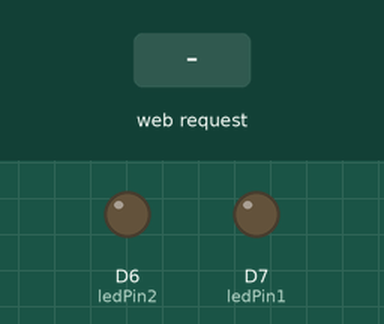
Recording of a sketch running on a simulated ESP8266 (NodeMCU). Parts: output pins drawn as LEDs (lit = HIGH). The inputs (shaded band) are chosen by the test bench. WiFi joins after 1.5 s; servers stay silent unless stated; what the sketch prints to the serial monitor is not drawn.

Above: at 3.2 s.
3.3 s: HTTP request GET /power-saver1 received
At 4.0 s:
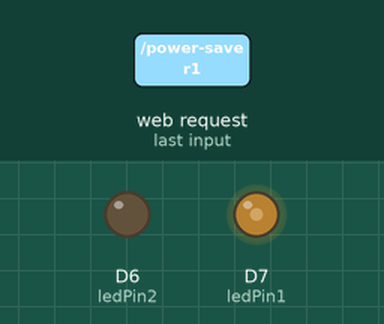
4.8 s: HTTP request GET /toggle-led2 received
At 5.1 s:
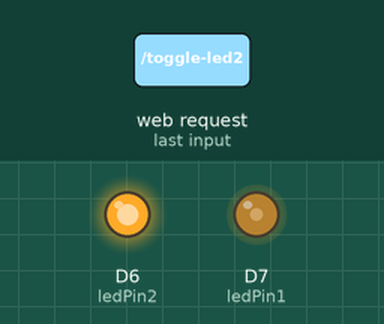
6.3 s: HTTP request GET /toggle-led1 received
At 7.4 s:
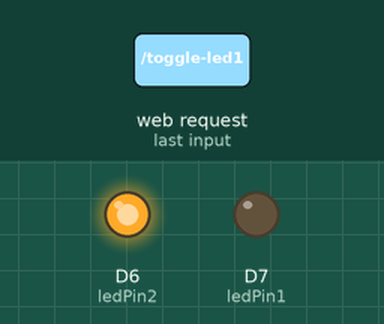
7.8 s: HTTP request GET /power-saver2 received
At 8.6 s:
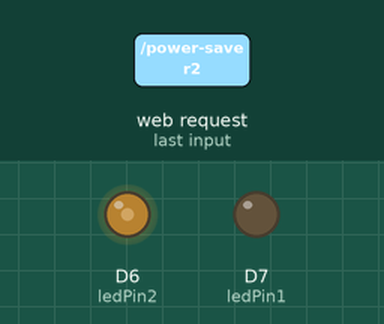
9.3 s: HTTP request GET /toggle-led1 received
At 9.7 s:
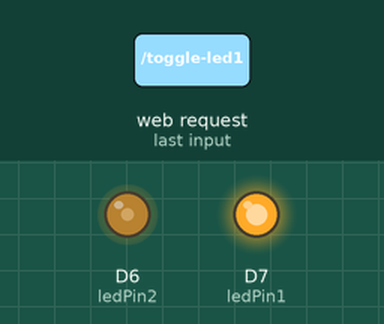
10.8 s: HTTP request GET /toggle-led2 received
At 12.1 s:
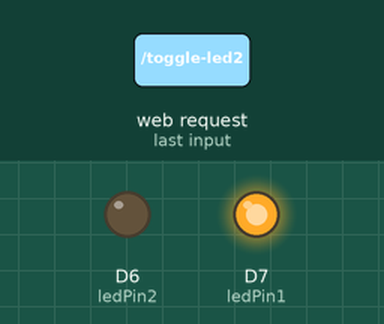
Timing chart, 0 to 13.3 s (numbered marks = the images above; inputs shaded):
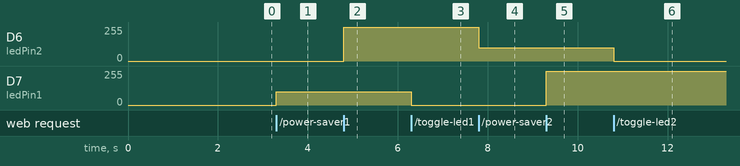

Measured:
- after the input at 3.3 s, D7 (ledPin1): 0/255 → 100/255 at once
- after the input at 4.8 s, D6 (ledPin2): 0/255 → 255/255 at once
- after the input at 6.3 s, D7 (ledPin1): 100/255 → 0/255 at once
- after the input at 7.8 s, D6 (ledPin2): 255/255 → 100/255 at once
- after the input at 9.3 s, D7 (ledPin1): 0/255 → 255/255 at once
- after the input at 10.8 s, D6 (ledPin2): 100/255 → 0/255 at once

The sketch:

CPP.ino
```cpp
#include <ESP8266WiFi.h>
#include <ESP8266WebServer.h>

const char *ssid = "WifiName";
const char *password = "**********";

ESP8266WebServer server(3000);

int ledPin1 = D7; //blue
int ledPin2 = D6; //red
int temp = 0;
int temp2 = 0;

void setup() {
  pinMode(ledPin1, OUTPUT);
  pinMode(ledPin2, OUTPUT);
  digitalWrite(ledPin1, LOW);
  digitalWrite(ledPin2, LOW);
  Serial.begin(9600);

  WiFi.begin(ssid, password);
  Serial.println("Connecting to WiFi...");
  while (WiFi.status() != WL_CONNECTED) {
      delay(1000);
      Serial.print(".");
  }
  Serial.println("Connected to WiFi");
  Serial.println("IP: ");
  Serial.print(WiFi.localIP());

  server.on("/toggle-led1", HTTP_GET, []() {
      digitalWrite(ledPin1, !digitalRead(ledPin1));
      if (digitalRead(ledPin1) == HIGH){
        server.send(200, "text/plain", "hall room lights are turned on");
      }
      else{
        server.send(200, "text/plain", "hall room lights are turned off");
      }
  });

  server.on("/toggle-led2", HTTP_GET, []() {
      digitalWrite(ledPin2, !digitalRead(ledPin2));
      if (digitalRead(ledPin2) == HIGH){
        server.send(200, "text/plain", "Bedroom lights are turned on");
      }
      else{
        server.send(200, "text/plain", "Bedroom lights are turned off");
      }
  });

  server.on("/power-saver1", HTTP_GET, [](){
      if (temp == 0) {
        analogWrite(ledPin1, 100);
        server.send(200, "text/plain", "Power Saving Mode Activated");
        temp = 1;
      }
      else {
        analogWrite(ledPin1, 254);
        server.send(200, "text/plain", "Power Saving Mode Deactivated");
        temp = 0;
      }

      int temp1 = analogRead(ledPin1);
      Serial.println(temp1);
  });

  server.on("/power-saver2", HTTP_GET, [](){
      if (temp2 == 0) {
        analogWrite(ledPin2, 100);
        server.send(200, "text/plain", "Power Saving Mode Activated");
        temp2 = 1;
      }
      else {
        analogWrite(ledPin2, 254);
        server.send(200, "text/plain", "Power Saving Mode Deactivated");
        temp2 = 0;
      }
  });

  // Add CORS headers for all requests
  server.onNotFound([](){
    if (server.method() == HTTP_OPTIONS) {
      server.sendHeader("Access-Control-Allow-Origin", "*");
      server.sendHeader("Access-Control-Max-Age", "10000");
      server.sendHeader("Access-Control-Allow-Methods", "PUT,POST,GET,OPTIONS");
      server.sendHeader("Access-Control-Allow-Headers", "*");
      server.send(204);
    } else {
      server.send(404, "text/plain", "Not Found");
    }
  });

  server.begin();
}

void loop() {
    server.handleClient();
}
```
